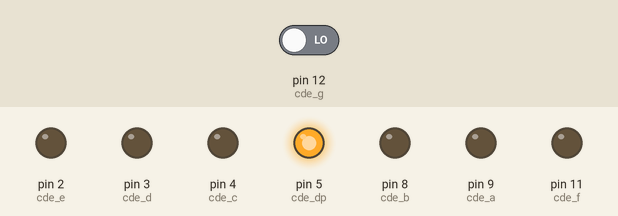
Recording of a sketch running on a simulated Arduino Uno, built with avr-gcc and run on an emulated ATmega328P. Parts: output pins drawn as LEDs (lit = HIGH). Inputs (shaded band) come from the test bench; at power-on: pin 12 (cde_g) LOW.

Above: at 0.5 s.
At 1.5 s:
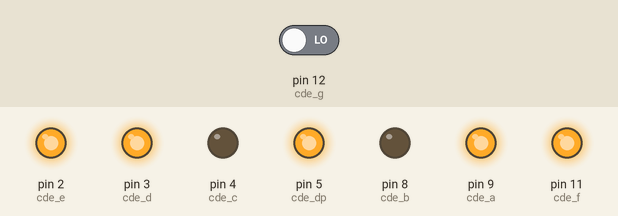
At 2.5 s:
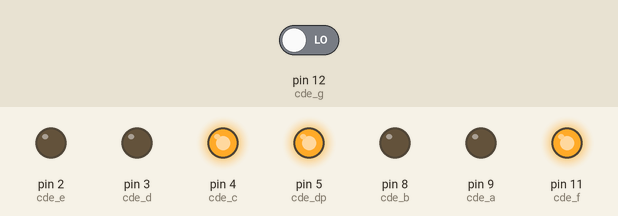
At 4.5 s:
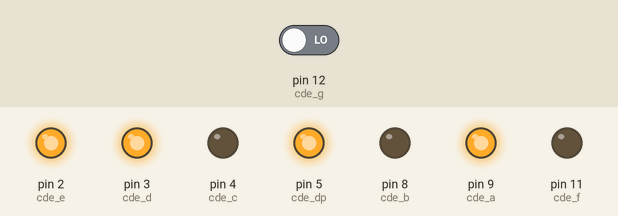
At 6.5 s:
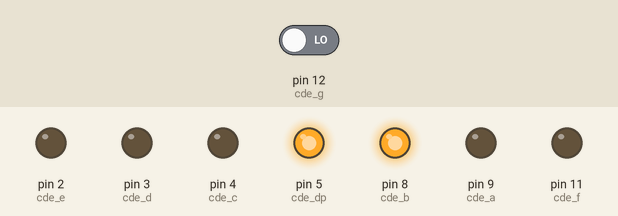
At 9.5 s:
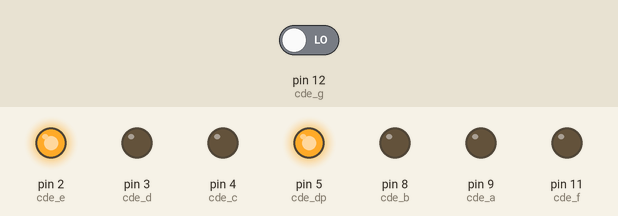
Timing chart, 0 to 11.5 s (numbered marks = the images above):
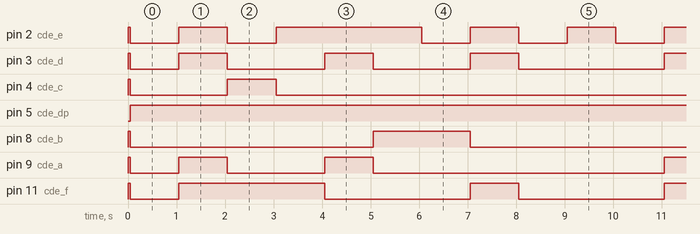

The sketch:

test_ardu_button.ino
```cpp
const int cde_a = 9;
const int cde_b = 8;
const int cde_c = 4;
const int cde_d = 3;
const int cde_e = 2;
const int cde_f = 11;
const int cde_g = 12;
const int cde_dp = 5;
const int bp = 12;
int f = 0;


void setup()
            {
              Serial.begin(9600);
              pinMode(cde_a, OUTPUT);
              pinMode(cde_b, OUTPUT);
              pinMode(cde_c, OUTPUT);
              pinMode(cde_d, OUTPUT);
              pinMode(cde_e, OUTPUT);
              pinMode(cde_f, OUTPUT);
              pinMode(cde_g, OUTPUT);
              pinMode(cde_dp, OUTPUT);
              pinMode(bp, INPUT);

            }

void loop()
           {
             while(f == 0)
            {
            digitalWrite(cde_a, HIGH);
            digitalWrite(cde_b, HIGH);
            digitalWrite(cde_c, HIGH);
            digitalWrite(cde_d, HIGH);
            digitalWrite(cde_e, HIGH);
            digitalWrite(cde_f, HIGH);
            digitalWrite(cde_g, HIGH);
            digitalWrite(cde_dp, LOW);
            f = digitalRead(bp);
            delay(50);
            }
            digitalWrite(cde_dp, HIGH);
            digitalWrite(cde_a, LOW);
            digitalWrite(cde_b, LOW);
            digitalWrite(cde_c, LOW);
            digitalWrite(cde_d, LOW);
            digitalWrite(cde_e, LOW);
            digitalWrite(cde_f, LOW);
            digitalWrite(cde_g, HIGH);
            digitalWrite(cde_dp, HIGH);
            delay(1000);
            digitalWrite(cde_a, HIGH);
            digitalWrite(cde_b, LOW);
            digitalWrite(cde_c, LOW);
            digitalWrite(cde_d, HIGH);
            digitalWrite(cde_e, HIGH);
            digitalWrite(cde_f, HIGH);
            digitalWrite(cde_g, HIGH);
            digitalWrite(cde_dp, HIGH);
            delay(1000);
            digitalWrite(cde_a, LOW);
            digitalWrite(cde_b, LOW);
            digitalWrite(cde_c, HIGH);
            digitalWrite(cde_d, LOW);
            digitalWrite(cde_e, LOW);
            digitalWrite(cde_f, HIGH);
            digitalWrite(cde_g, LOW);
            digitalWrite(cde_dp, HIGH);
            delay(1000);
            digitalWrite(cde_a, LOW);
            digitalWrite(cde_b, LOW);
            digitalWrite(cde_c, LOW);
            digitalWrite(cde_d, LOW);
            digitalWrite(cde_e, HIGH);
            digitalWrite(cde_f, HIGH);
            digitalWrite(cde_g, LOW);
            digitalWrite(cde_dp, HIGH);
            delay(1000);
            digitalWrite(cde_a, HIGH);
            digitalWrite(cde_b, LOW);
            digitalWrite(cde_c, LOW);
            digitalWrite(cde_d, HIGH);
            digitalWrite(cde_e, HIGH);
            digitalWrite(cde_f, LOW);
            digitalWrite(cde_g, LOW);
            digitalWrite(cde_dp, HIGH);
            delay(1000);
            digitalWrite(cde_a, LOW);
            digitalWrite(cde_b, HIGH);
            digitalWrite(cde_c, LOW);
            digitalWrite(cde_d, LOW);
            digitalWrite(cde_e, HIGH);
            digitalWrite(cde_f, LOW);
            digitalWrite(cde_g, LOW);
            digitalWrite(cde_dp, HIGH);
            delay(1000);
            digitalWrite(cde_a, LOW);
            digitalWrite(cde_b, HIGH);
            digitalWrite(cde_c, LOW);
            digitalWrite(cde_d, LOW);
            digitalWrite(cde_e, LOW);
            digitalWrite(cde_f, LOW);
            digitalWrite(cde_g, LOW);
            digitalWrite(cde_dp, HIGH);
            delay(1000);
            digitalWrite(cde_a, LOW);
            digitalWrite(cde_b, LOW);
            digitalWrite(cde_c, LOW);
            digitalWrite(cde_d, HIGH);
            digitalWrite(cde_e, HIGH);
            digitalWrite(cde_f, HIGH);
            digitalWrite(cde_g, HIGH);
            digitalWrite(cde_dp, HIGH);
            delay(1000);
            digitalWrite(cde_a, LOW);
            digitalWrite(cde_b, LOW);
            digitalWrite(cde_c, LOW);
            digitalWrite(cde_d, LOW);
            digitalWrite(cde_e, LOW);
            digitalWrite(cde_f, LOW);
            digitalWrite(cde_g, LOW);
            digitalWrite(cde_dp, HIGH);
            delay(1000);
            digitalWrite(cde_a, LOW);
            digitalWrite(cde_b, LOW);
            digitalWrite(cde_c, LOW);
            digitalWrite(cde_d, LOW);
            digitalWrite(cde_e, HIGH);
            digitalWrite(cde_f, LOW);
            digitalWrite(cde_g, LOW);
            digitalWrite(cde_dp, HIGH);
            delay(1000);
           }
```

Measured:
- by itself, pin 2 (cde_e): repeats every 10.0 s: LOW 1.0 s, HIGH 1.0 s, LOW 1.0 s, HIGH 3.0 s, 2 × (LOW 1.0 s, HIGH 1.0 s)
- by itself, pin 4 (cde_c): goes HIGH 0.05 s, LOW 2.0 s, 3 × (HIGH 1.0 s, LOW 9.0 s), HIGH 1.0 s, then LOW
- by itself, pin 5 (cde_dp): LOW → HIGH at 0.05 s
- by itself, pin 8 (cde_b): goes HIGH 0.05 s, LOW 5.0 s, 3 × (HIGH 2.0 s, LOW 8.0 s), HIGH 2.0 s, then LOW
